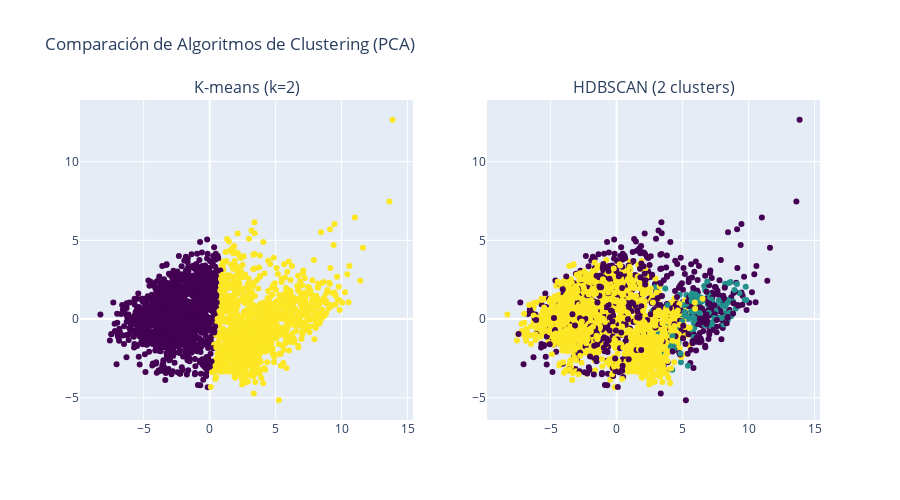

Here is the notebook cell this chart was saved with:
### Code cell
# Visualización de clusters usando PCA
pca = PCA(n_components=2, random_state=42)
X_pca = pca.fit_transform(X_scaled)

print(f"Varianza explicada por las 2 primeras componentes principales: {sum(pca.explained_variance_ratio_):.3f}")

# Crear visualización comparativa
fig, axes = plt.subplots(1, 2, figsize=(16, 6))

# K-means
scatter1 = axes[0].scatter(X_pca[:, 0], X_pca[:, 1], c=kmeans_labels, cmap='viridis', alpha=0.6)
axes[0].set_title(f'K-means Clustering\n(k={optimal_k}, Silhouette={kmeans_silhouette:.3f})')
axes[0].set_xlabel(f'PC1 ({pca.explained_variance_ratio_[0]:.3f} varianza)')
axes[0].set_ylabel(f'PC2 ({pca.explained_variance_ratio_[1]:.3f} varianza)')
axes[0].grid(True, alpha=0.3)
plt.colorbar(scatter1, ax=axes[0], label='Cluster')

# HDBSCAN
scatter2 = axes[1].scatter(X_pca[:, 0], X_pca[:, 1], c=hdbscan_labels, cmap='viridis', alpha=0.6)
axes[1].set_title(f'HDBSCAN Clustering\n({n_clusters_hdbscan} clusters, {n_noise_hdbscan} ruido, Silhouette={hdbscan_silhouette:.3f})')
axes[1].set_xlabel(f'PC1 ({pca.explained_variance_ratio_[0]:.3f} varianza)')
axes[1].set_ylabel(f'PC2 ({pca.explained_variance_ratio_[1]:.3f} varianza)')
axes[1].grid(True, alpha=0.3)
plt.colorbar(scatter2, ax=axes[1], label='Cluster')

plt.tight_layout()
plt.show()

# Crear también visualización interactiva con Plotly
fig_plotly = make_subplots(
    rows=1, cols=2,
    subplot_titles=[
        f'K-means (k={optimal_k})',
        f'HDBSCAN ({n_clusters_hdbscan} clusters)'
    ]
)

# K-means
fig_plotly.add_trace(
    go.Scatter(
        x=X_pca[:, 0], y=X_pca[:, 1],
        mode='markers',
        marker=dict(color=kmeans_labels, colorscale='viridis', size=6),
        name='K-means',
        text=[f'Cluster {label}' for label in kmeans_labels],
        hovertemplate='PC1: %{x:.2f}<br>PC2: %{y:.2f}<br>%{text}<extra></extra>'
    ),
    row=1, col=1
)

# HDBSCAN
fig_plotly.add_trace(
    go.Scatter(
        x=X_pca[:, 0], y=X_pca[:, 1],
        mode='markers',
        marker=dict(color=hdbscan_labels, colorscale='viridis', size=6),
        name='HDBSCAN',
        text=[f'Cluster {label}' if label != -1 else 'Ruido' for label in hdbscan_labels],
        hovertemplate='PC1: %{x:.2f}<br>PC2: %{y:.2f}<br>%{text}<extra></extra>'
    ),
    row=1, col=2
)

fig_plotly.update_layout(
    title='Comparación de Algoritmos de Clustering (PCA)',
    height=500,
    showlegend=False
)

try:
    fig_plotly.show()
except Exception as e:
    print(f"No se pudo mostrar la visualización interactiva: {e}")
    print("La visualización estática se muestra arriba.")

### Figure 1 — Plotly figure (JSON) as saved in the notebook; plotly's stock layout.template omitted (floating-point values rounded to 4 significant figures; data arrays with more than 128 entries replaced by an {"elided": "..."} marker saying what was removed)
{"data": [{"hovertemplate": "PC1: %{x:.2f}<br>PC2: %{y:.2f}<br>%{text}<extra></extra>", "marker": {"color": {"elided": "2930 int values"}, "colorscale": [[0, "#440154"], [0.1111, "#482878"], [0.2222, "#3e4989"], [0.3333, "#31688e"], [0.4444, "#26828e"], [0.5556, "#1f9e89"], [0.6667, "#35b779"], [0.7778, "#6ece58"], [0.8889, "#b5de2b"], [1, "#fde725"]], "size": 6}, "mode": "markers", "name": "K-means", "text": {"elided": "2930 str values"}, "type": "scatter", "x": {"elided": "2930 float values"}, "xaxis": "x", "y": {"elided": "2930 float values"}, "yaxis": "y"}, {"hovertemplate": "PC1: %{x:.2f}<br>PC2: %{y:.2f}<br>%{text}<extra></extra>", "marker": {"color": {"elided": "2930 int values"}, "colorscale": [[0, "#440154"], [0.1111, "#482878"], [0.2222, "#3e4989"], [0.3333, "#31688e"], [0.4444, "#26828e"], [0.5556, "#1f9e89"], [0.6667, "#35b779"], [0.7778, "#6ece58"], [0.8889, "#b5de2b"], [1, "#fde725"]], "size": 6}, "mode": "markers", "name": "HDBSCAN", "text": {"elided": "2930 str values"}, "type": "scatter", "x": {"elided": "2930 float values"}, "xaxis": "x2", "y": {"elided": "2930 float values"}, "yaxis": "y2"}], "layout": {"annotations": [{"font": {"size": 16}, "showarrow": false, "text": "K-means (k=2)", "x": 0.225, "xanchor": "center", "xref": "paper", "y": 1, "yanchor": "bottom", "yref": "paper"}, {"font": {"size": 16}, "showarrow": false, "text": "HDBSCAN (2 clusters)", "x": 0.775, "xanchor": "center", "xref": "paper", "y": 1, "yanchor": "bottom", "yref": "paper"}], "height": 500, "showlegend": false, "title": {"text": "Comparación de Algoritmos de Clustering (PCA)"}, "xaxis": {"anchor": "y", "domain": [0, 0.45]}, "xaxis2": {"anchor": "y2", "domain": [0.55, 1]}, "yaxis": {"anchor": "x", "domain": [0, 1]}, "yaxis2": {"anchor": "x2", "domain": [0, 1]}}}
